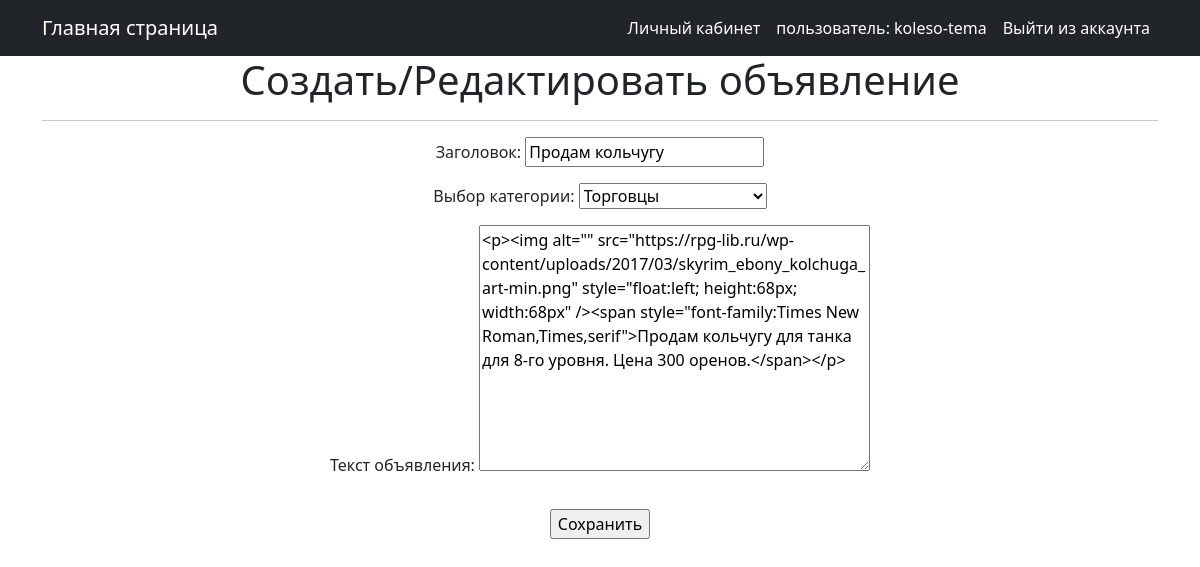
Screenshot of /home/6/update/ (signed in) with the database file from the repository.
### announcement/models.py (models this page shows, shortened)
class Announcement(models.Model):
    TYPE = (
        ('tank', 'Танки'),
        ('heal', "Хилы"),
        ('dd', "ДД"),
        ('buyers', 'Торговцы'),
        ('gildmaster', 'Гилдмастеры'),
        ('quest', 'Квестгиверы'),
        ('smith', 'Кузнецы'),
        ('tanner', 'Кожевники'),
        ('potion', 'Зельевары'),
        ('spellmaster', 'Мастера заклинаний'),
    )
    dateCreation = models.DateTimeField(auto_now_add=True)
    author = models.ForeignKey(User, unique=False, on_delete=models.CASCADE, null=False, blank=True)
    category = models.CharField(max_length=11, choices=TYPE, default='tank')
    title = models.CharField(max_length=64)
    text = RichTextUploadingField()

### announcement/views.py (the view)
# urls.py: path('home/<int:pk>/update/', AnnoUpdate.as_view(), name='anno_update'),
class AnnoUpdate(PermissionRequiredMixin, UpdateView):
    model = Announcement
    form_class = AnnouncementCreateForm
    permission_required = ('announcement.change_post',)
    template_name = 'announcement/anno_create.html'
    success_url = reverse_lazy('personal_area')

### announcement/forms.py
class AnnouncementCreateForm(forms.ModelForm):
    title = forms.CharField(label='Заголовок')
    class Meta:
        model = Announcement
        fields = [
            'title',
            'category',
            'text',
         ]
        labels = {
            "text": 'Текст объявления',
            'category': 'Выбор категории'
        }

### templates/announcement/anno_create.html (shortened to what this page needs)
{% extends 'flatpages/default.html' %}
{% block content %}
    <h1>Создать/Редактировать объявление</h1>
<hr>
<form action="" method="post">
    {{ form.as_p }}
    <input type="submit" class="mt-3 btn-primary" value="Сохранить" />
</form>
<br/>
{% endblock content %}

### templates/flatpages/default.html (shortened to what this page needs)
<!DOCTYPE html>
<html lang="ru">
    <head>
        {% load static %}
        <link href="{% static 'css/styles.css' %}" rel="stylesheet" />
    </head>
    <body>
        <nav class="navbar navbar-expand-lg navbar-dark bg-dark">
            <div class="container">
                <a class="navbar-brand" href="{% url 'anno_list' %}">Главная страница</a>
                <div class="collapse navbar-collapse" id="navbarSupportedContent">
                    <ul class="navbar-nav ms-auto mb-2 mb-lg-0">
                        {% if request.user.is_authenticated %}
                            <li class="nav-item"><a class="nav-link active" href="{% url 'personal_area' %}">Личный кабинет</a>
                            <li class="nav-item"><a class="nav-link active" aria-current="page" href="#">пользователь: {{ user.username }}</a></li>
                            <li class="nav-item"><a class="nav-link active" aria-current="page" href="{% url 'logout' %}">Выйти из аккаунта</a></li>
                        {% else %}
                            <li class="nav-item"><a class="nav-link active" aria-current="page"  href="{% url 'login' %}">Войти</a></li>
                            <li class="nav-item"><a class="nav-link active" href="{% url 'signup' %}">Регистрация</a></li>
                        {% endif %}
                    </ul>
                </div>
            </div>
        </nav>
        <div class="container">
            <div class="row">
                <div class="col-lg-12 text-center">
                     {% block content %}{% endblock content %}
                </div>
            </div>
        </div>
    </body>
</html>

### rows the page displays
Announcement: title "Продам кольчугу", category "Торговцы", text "<p><img alt=\"\" src=\"https://rpg-lib.ru/wp-content/uploads/2017/03/skyrim_ebony_kolchuga_art-min.png\" style=\"float:left; height:68px; width:68px\" /><span style=\"font-family:Times New Roman,Times,serif\">Продам кольчугу для танка для 8-го уровня. Цена 300 оренов.</span></p>"

### other values shown
{{ user.username }} "koleso-tema"
